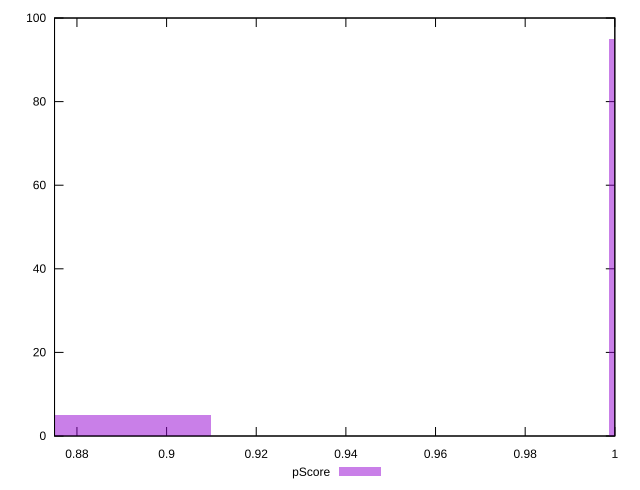

Write the gnuplot code that produced this figure.
reset

$pScore <<EOF
1.0208578395224155 95
0.8877024691499265 5
EOF

set key outside below
set boxwidth 0.044385123457496324
set xrange [0.875:1]
set yrange [0:100]
set trange [0:100]
set style fill transparent solid 0.5 noborder
set terminal svg size 640, 490 enhanced background rgb 'white'
set output "reports/report_00033_2021-03-01T14-23-16.841Z/legacy-javascript/samples/astro/pScore/histogram.svg"

plot $pScore title "pScore" with boxes

reset
